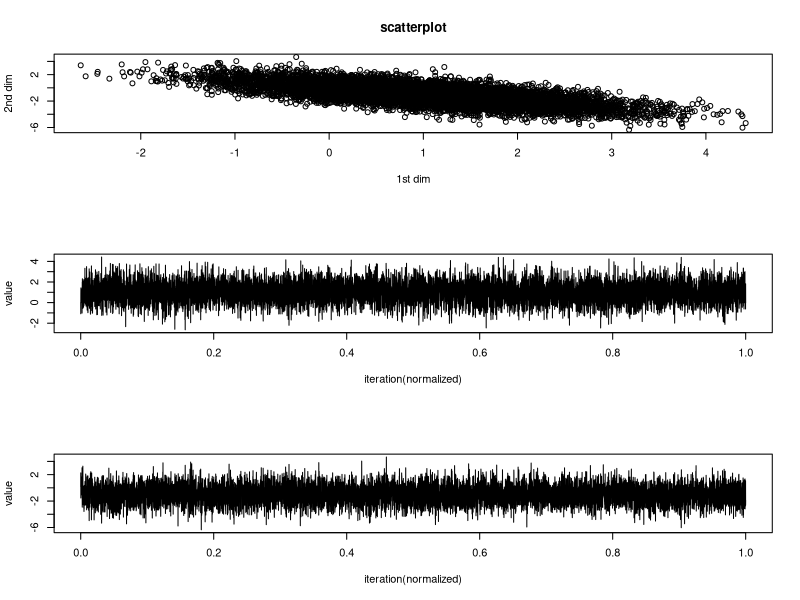
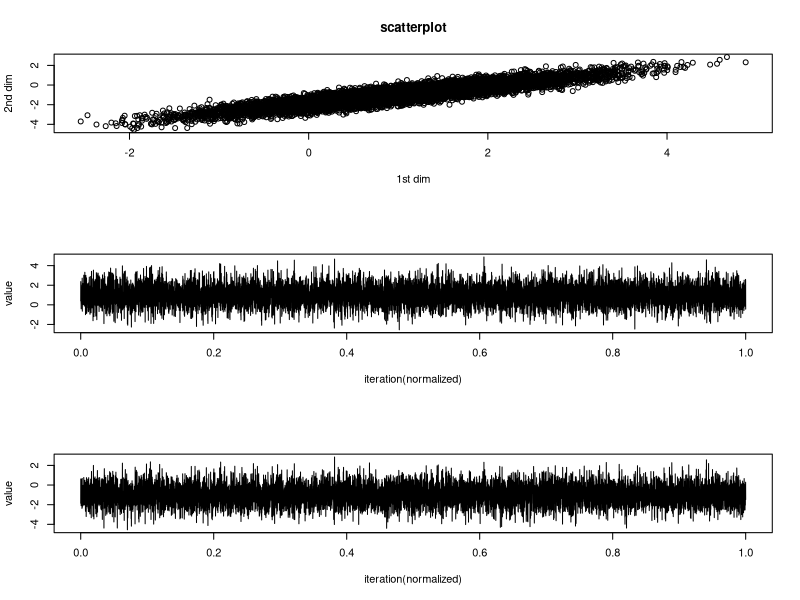
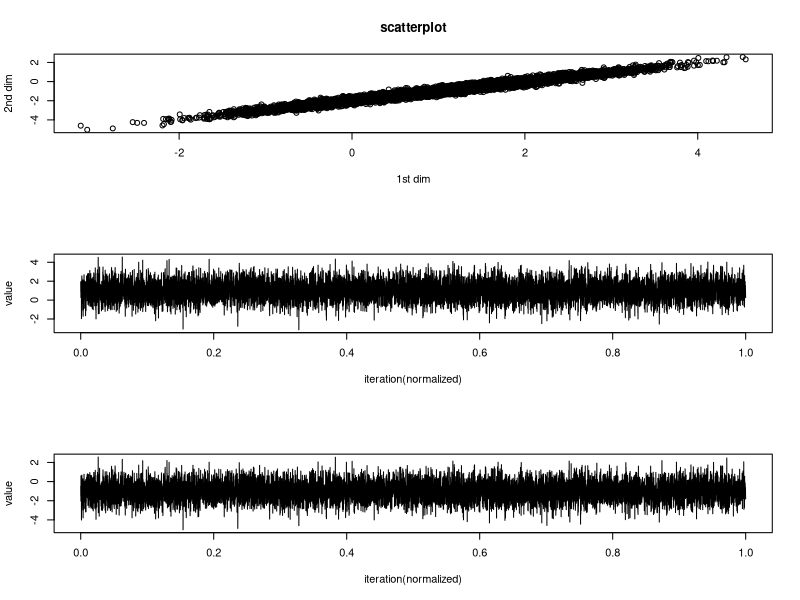
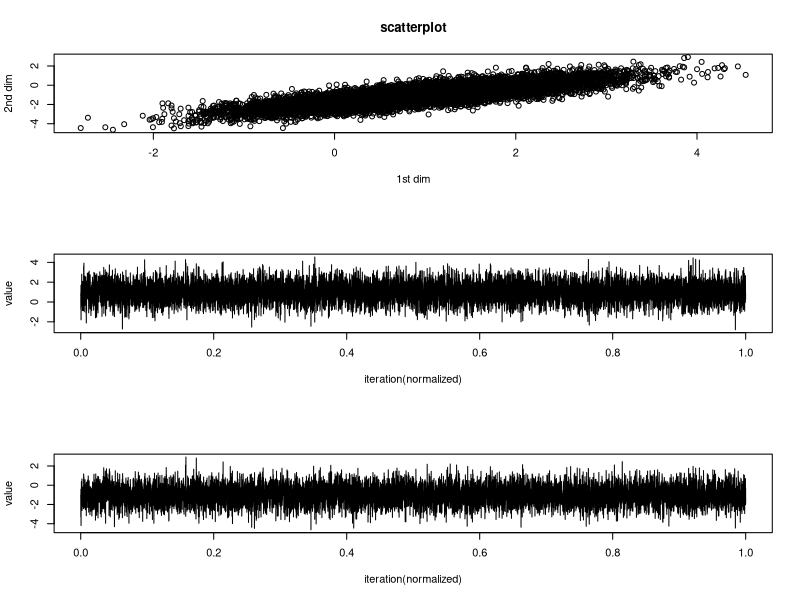

These figures' R source, in order:
# R code created by Choi Seokjun
# UTF-8 CRLF
# windows 10 64-bit.
# R 3.5.2

# vscode run as source : ctrl+shift+s
# vscode run selected block only : ctrl+enter


# 1. Suppose we want to simulate a random vector Y ∼ N(µ,Σ). If Σ (Matern) is symmetric and positive definite, 
# it can be represented using the Cholesky decomposition Σ = LL', where L is a lower triangular matrix. 
# Consider the following algorithm for simulating Y : 
# (1) Calculate the matrix L. 
# (2) Sample Z ∼ N(0,I), where I is the n×n identity matrix. 
# (3) Let Y = µ + LZ. 

# (a) Show that Y generated in this way has the correct distribution
# (b) Write a function or a few lines of code in R to implement this method for arguments mu and Sigma. 
# You may use the built-in function chol for the Cholesky decomposition and rnorm to generate Z.
# (c) For a mean and covariance function of your choosing, 
# use your code from (b) and make a few plots illustrating realizations of a Gaussian process on [0;1], 
# but changing the diﬀerent parameters in the model. These diﬀerences will be easier to see if you keep the same Z sample but just change mu and Sigma.


rnorm_chol_algorithm = function(mu, Sigma) {
    # mu is vector
    # Sigma should be symmetric, positive definite matrix
    dimension = dim(Sigma)
    vecZ = rnorm(dimension, 0, 1)
    chol_upperL = chol(Sigma)
    return(mu + t(chol_upperL) %*% vecZ)    
}

test_suite_for_2d = function(mu_2dim, cov_2by2dim, sim_num=10000){
    test_result_x1 = rep(0, sim_num)
    test_result_x2 = rep(0, sim_num)
    for(i in 1:sim_num){
        iter_sample = rnorm_chol_algorithm(mu_2dim, cov_2by2dim)
        test_result_x1[i] = iter_sample[1]
        test_result_x2[i] = iter_sample[2]
    }
    par(mfrow=c(3,1))
    plot(test_result_x1, test_result_x2, main='scatterplot', xlab='1st dim', ylab='2nd dim')
    plot(seq(0,1,length.out=sim_num), test_result_x1, type='l', xlab='iteration(normalized)', ylab='value')
    plot(seq(0,1,length.out=sim_num), test_result_x2, type='l', xlab='iteration(normalized)', ylab='value')
}

# test 1 : ordinary gaussian
test1_mu = c(1, -1)
test1_Sigma = matrix(c(1,-1,-1,2),2,2)
test_suite_for_2d(test1_mu, test1_Sigma)


# for test 2,3,4, I use 
# fields$Matern
# if you don't have 'fields' packages, install first and run below.
library(fields)


# test 2 : with Matern covariance (= exp cov)
test2_mu = c(1, -1)

test2_matern_param_nu = 0.5
test2_matern_param_range = 1
test2_distance_mat = matrix(c(0,0.2,0.2,0),2,2)
test2_Sigma = Matern(test2_distance_mat, test2_matern_param_range, test2_matern_param_nu)
# nu = smoothness in lec.note, range=rho?? in lec.note (maybe!)
print("set covariance matrix of test 2")
print(test2_Sigma)
test_suite_for_2d(test2_mu, test2_Sigma)



# test 3 : with Matern covariance (small nu)
test3_mu = c(1, -1)

# library(fields)
# fields$Matern
test3_matern_param_nu = 0.1
test3_matern_param_range = 1
test3_distance_mat = matrix(c(0,0.2,0.2,0),2,2)
test3_Sigma = Matern(test3_distance_mat, test3_matern_param_range, test3_matern_param_nu)
print("set covariance matrix of test 3")
print(test3_Sigma)
test_suite_for_2d(test3_mu, test3_Sigma)


# test 3 : with Matern covariance (big nu)
test4_mu = c(1, -1)

# library(fields)
# fields$Matern
test4_matern_param_nu = 1
test4_matern_param_range = 1
test4_distance_mat = matrix(c(0,0.2,0.2,0),2,2)
test4_Sigma = Matern(test4_distance_mat, test4_matern_param_range, test4_matern_param_nu)
print("set covariance matrix of test 4")
print(test4_Sigma)
test_suite_for_2d(test4_mu, test4_Sigma)
